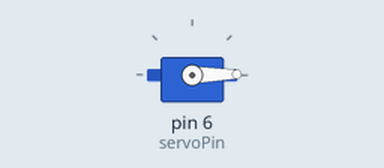
Bench run of a sketch on a simulated Arduino Uno, built with avr-gcc and run on an emulated ATmega328P. Parts: servo.

Above: at 0.05 s.
At 1.75 s:
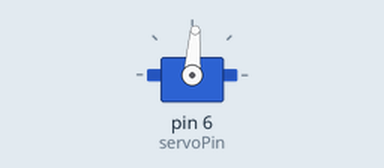
At 3.45 s:
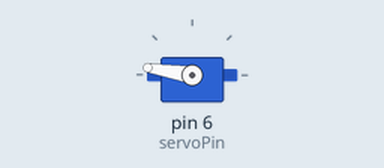
At 6.9 s:
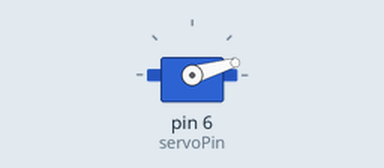
Timing chart, 0 to 9.4 s (numbered marks = the images above):
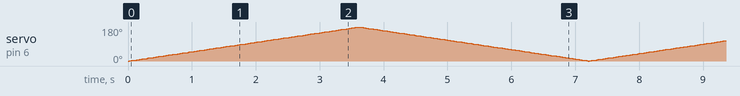

The sketch:

Movimiento_servomotor.ino
```cpp
#include <Servo.h> // Librería para controlar el servomotor

Servo servoMotor;  // Crear objeto servo
const int servoPin = 6; // Pin donde está conectado el servomotor

// Variables para el movimiento del servo
int angle = 0;          // Ángulo actual del servo
int step = 1;           // Incremento o decremento del ángulo
const int minAngle = 0; // Ángulo mínimo
const int maxAngle = 180; // Ángulo máximo
unsigned long previousMillis = 0;
const unsigned long interval = 20; // Intervalo de tiempo para el movimiento (ms)

void setup() {
  servoMotor.attach(servoPin); // Conectar el servo al pin
  servoMotor.write(angle);     // Inicializar en el ángulo inicial
}

void loop() {
  unsigned long currentMillis = millis();

  // Movimiento del servo en intervalos
  if (currentMillis - previousMillis >= interval) {
    previousMillis = currentMillis;

    // Actualizar el ángulo del servo
    angle += step;

    // Invertir la dirección del movimiento si alcanza los límites
    if (angle >= maxAngle || angle <= minAngle) {
      step = -step;
    }

    // Mover el servo al nuevo ángulo
    servoMotor.write(angle);
  }
}
```
